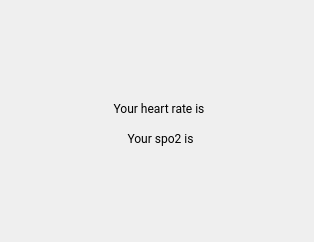
<?xml version="1.0" encoding="UTF-8"?>
<ui version="4.0">
 <class>Form</class>
 <widget class="QWidget" name="Form">
  <property name="geometry">
   <rect>
    <x>0</x>
    <y>0</y>
    <width>314</width>
    <height>242</height>
   </rect>
  </property>
  <property name="windowTitle">
   <string>Form</string>
  </property>
  <widget class="QWidget" name="heart_widget" native="true">
   <property name="geometry">
    <rect>
     <x>50</x>
     <y>20</y>
     <width>221</width>
     <height>181</height>
    </rect>
   </property>
   <property name="font">
    <font>
     <family>Roboto</family>
    </font>
   </property>
   <widget class="QLabel" name="label_4">
    <property name="enabled">
     <bool>true</bool>
    </property>
    <property name="geometry">
     <rect>
      <x>80</x>
      <y>10</y>
      <width>71</width>
      <height>71</height>
     </rect>
    </property>
    <property name="text">
     <string/>
    </property>
    <property name="pixmap">
     <pixmap>icon/heart.png</pixmap>
    </property>
    <property name="alignment">
     <set>Qt::AlignCenter</set>
    </property>
   </widget>
   <widget class="QLabel" name="heart_rate_label">
    <property name="geometry">
     <rect>
      <x>60</x>
      <y>80</y>
      <width>101</width>
      <height>16</height>
     </rect>
    </property>
    <property name="font">
     <font>
      <family>Roboto</family>
     </font>
    </property>
    <property name="text">
     <string>Your heart rate is </string>
    </property>
    <property name="alignment">
     <set>Qt::AlignCenter</set>
    </property>
   </widget>
   <widget class="QLabel" name="spo2_label">
    <property name="geometry">
     <rect>
      <x>60</x>
      <y>110</y>
      <width>101</width>
      <height>16</height>
     </rect>
    </property>
    <property name="font">
     <font>
      <family>Roboto</family>
     </font>
    </property>
    <property name="text">
     <string>Your spo2 is</string>
    </property>
    <property name="alignment">
     <set>Qt::AlignCenter</set>
    </property>
   </widget>
  </widget>
 </widget>
 <resources/>
 <connections/>
</ui>
